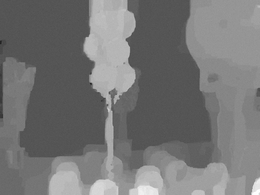
%> input picture img1.bmp, 260 x 195 px, shrunk from 1024 x 768 before the run
$ octave --eval "result = extract_feature(imread('img1.bmp'));"   (GNU Octave 9; MATLAB toolbox functions it lacks are replaced by stand-ins)
%> lines starting %> are read from the running program, lines starting %| are printed output that depends on the picture
### TM_ori_feat.m
function [TM_feat ori_feat]=TM_ori_feat(img)

blkSZ = 8;       % Block size
order = blkSZ-1;
if size(img,3) == 3
    img = rgb2gray(img);
end

img_dst = makeeven_func(img);  % Eeven size for computing moments
img_dst = double(img_dst);

%% compute gradient
[grad1x,grad1y]=gradient(img_dst);
img_gradient11=((grad1x).^2+(grad1y).^2).^0.5;
%% Tchebichef moment
TM_feat = TM_En_Func(img_gradient11,order,blkSZ);

%% orientation-histogram
[grad1x,grad1y]=gradient(double(img));
grad=((grad1x).^2+(grad1y).^2).^0.5;
weightmap = grad;
oriHist = [];
theta=atan2(grad1y,grad1x)*180/pi;
TH=[-150:30:180;...
    -180:30:150];
 for k=1:12
     idx = find(theta<TH(1,k) & theta>=TH(2,k));
     kval = sum(weightmap(idx));
     oriHist = [oriHist kval];
 end
ori_feat(1,1:12)=oriHist;
end

### makeeven_func.m
%% make the image matrix to be even by even, so the moment can be correctly computed
function A2 = makeeven_func(A)

[H,W]=size(A);

if mod(H,2)==1 && mod(W,2)==1
    A2=A( 1:(H-1), 1:(W-1) );
elseif mod(H,2)==1 && mod(W,2)==0
    A2=A( 1:(H-1), : );
elseif mod(H,2)==0 && mod(W,2)==1
    A2=A( :, 1:(W-1));
else A2=A;
end

### block_func.m
%================================================================
% Divide image into blocks and compute block variances
%================================================================
function [dst_block,r,c]=block_func(img_dst,blkSZ)

[m n z] = size(img_dst);
if z > 1
    img_dst = rgb2gray(img_dst);
end

img_dst=double(img_dst);

rb = blkSZ;
cb = blkSZ;

r = floor(m/rb);
c = floor(n/cb);

dst_block=zeros(rb*cb,r*c);

k=0;
for i=1:r
    for j=1:c
        k=k+1;
        row = (rb*(i-1)+1):rb*i;
        col = (cb*(j-1)+1):cb*j;
        dst_temp = img_dst(row,col);
        dst_block(:,k)=dst_temp(:);
    end
end

### TM_En_Func.m
function feat_E = TM_En_Func(img_gradient,order,blkSZ)


ord1=[1,8];
ord2=[2,9,16];
ord3=[3,10,17,24];
ord4=[4,11,18,25,32];
ord5=[5,12,19,26,33,40];
ord6=[6,13,20,27,34,41,48];
ord7=[7,14,21,28,35,42,49,56];
ord8=[15,22,29,36,43,50,57];
ord9=[23,30,37,44,51,58];
ord10=[31,38,45,52,59];
ord11=[39,46,53,60];
ord12=[47,54,61];
ord13=[55,62];
ord14=[63];

if (~exist('order'))
   order = blkSZ-1;
end

if (~exist('blkSZ'))
   blkSZ = 8;
end

[img_block,Rnum,Cnum]=block_func(img_gradient,blkSZ);
  E0=0;
  E1=0;
  E2=0;
  E3=0;
  E4=0;
  E5=0;
  E6=0;
  E7=0;
  E8=0;
  E9=0;
  E10=0;
  E11=0;
  E12=0;
  E13=0;
  E14=0;

for k=1:size(img_block,2)

   block = reshape(img_block(:,k),blkSZ,blkSZ);
   mmt = TM_function(block,order);       % Tchebichef moment
   en0=(mmt(1,1).^2);
   mmt(1,1)=6658566.66554; % remove DC component
   mmt(mmt==6658566.66554)=[];

   en1=sum(([mmt(ord1(1)) mmt(ord1(2))].^2));
   en2=sum(([mmt(ord2(1)) mmt(ord2(2)) mmt(ord2(3))].^2));
   en3=sum(([mmt(ord3(1)) mmt(ord3(2)) mmt(ord3(3)) mmt(ord3(4))].^2));
   en4=sum(([mmt(ord4(1)) mmt(ord4(2)) mmt(ord4(3)) mmt(ord4(4)) mmt(ord4(5))].^2));
   en5=sum(([mmt(ord5(1)) mmt(ord5(2)) mmt(ord5(3)) mmt(ord5(4)) mmt(ord5(5)) mmt(ord5(6))].^2));
   en6=sum(([mmt(ord6(1)) mmt(ord6(2)) mmt(ord6(3)) mmt(ord6(4)) mmt(ord6(5)) mmt(ord6(6)) mmt(ord6(7))].^2));
   en7=sum(([mmt(ord7(1)) mmt(ord7(2)) mmt(ord7(3)) mmt(ord7(4)) mmt(ord7(5)) mmt(ord7(6)) mmt(ord7(7)) mmt(ord7(8))].^2));
   en8=sum(([mmt(ord8(1)) mmt(ord8(2)) mmt(ord8(3)) mmt(ord8(4)) mmt(ord8(5)) mmt(ord8(6)) mmt(ord8(7)) ].^2));
   en9=sum(([mmt(ord9(1)) mmt(ord9(2)) mmt(ord9(3)) mmt(ord9(4)) mmt(ord9(5)) mmt(ord9(6)) ].^2));
   en10=sum(([mmt(ord10(1)) mmt(ord10(2)) mmt(ord10(3)) mmt(ord10(4)) mmt(ord10(5)) ].^2));
   en11=sum(([mmt(ord11(1)) mmt(ord11(2)) mmt(ord11(3)) mmt(ord11(4)) ].^2));
   en12=sum(([mmt(ord12(1)) mmt(ord12(2)) mmt(ord12(3))  ].^2));
   en13=sum(([mmt(ord13(1)) mmt(ord13(2))  ].^2));
   en14=sum(([mmt(ord14(1)) ].^2));

   E0=E0+en0 ;  % DC 0쌓콘좆
   E1=E1+en1;
   E2=E2+en2;
   E3=E3+en3;
   E4=E4+en4;
   E5=E5+en5;
   E6=E6+en6;
   E7=E7+en7;
   E8=E8+en8;
   E9=E9+en9;
   E10=E10+en10;
   E11=E11+en11;
   E12=E12+en12;
   E13=E13+en13;
   E14=E14+en14;


end

feat_E=[E1+E2+E3+E4 E5+E6+E7+E8+E9 E10+E11+E12+E13+E14];

end

### TM_function.m
function [MMT]=TM_function(img,ord)
%% set order
[NX NY]=size(img);
n=ord;   % x-order
m=ord;   % y-order
%% compute kernel
Tx=TM_Kernel_Mukundan(NX,n);  % x- kernel
% Tx = renormalize(Tx);
Ty=TM_Kernel_Mukundan(NY,m); % y- kernel
% Ty = renormalize(Ty);
%% compute moment

%% compute Tchebichef moment
MMT = Ty*double(img)*Tx';

% [23 lines of commented-out code are left out]

### TM_Kernel_Mukundan.m
%% Tchebichef kernel function: R. Mukundan, "Some Computational Aspects of Discrete
%Orthonormal Moments", IEEE Trans. Image Process., vol.13, no.8,
%pp.1055-1059, 2004.
function T=TM_Kernel_Mukundan(N,p)

T = zeros(p+1,N);
c0 = 0;
c1 = 0;
c3 = 0;
c4 = 0;
T(1,1) =  1/sqrt(N);
%% 论文中的公式(18)求出每个阶数对应x=0处的函数值
for n = 1:p
    c0 = -sqrt((N-n)/(N+n)) * sqrt((2*n+1)/(2*n-1));
    T(n+1,1) = c0*T(n,1); % 每一行第一个元素迭代过程，即x=0的情况
end
%% 论文中的公式(19)求出每个阶数对应x=1处的函数值
for n = 0:p
    c1 = 1 + ( n*(1+n)/(1-N) );
    T(n+1,2) = c1*T(n+1,1);
end
%% 下面利用论文中的公式(20)迭代求出其他x处的函数值
for x = 2:(N/2-1) % 只求出左半边的值，然后根据对称关系求出右半部分的值
    for n = 0:p
        c3 =(-n*(n+1)-(2*x-1)*(x-N-1)-x)/(x*(N-x));
        c4 = (x-1)*(x-N-1)/(x*(N-x));
        T(n+1,x+1) = c3*T(n+1,x)+c4*T(n+1,x-1);
    end
end

%% 下面利用对称关系(文中公式22)求右半部分的函数值
for n=0:p
    for x=(N/2+1):N
        T(n+1,x)=(-1)^n*T(n+1,N-x+1);
    end
end

% figure,plot(0:(N-1),T)
% xlim([0 N])

### extract_feature.m
function [feat feat2]=extract_feature(img)
feat=[];
feat2=[];
img1=img;
[m,n]=size(img1);

w=fspecial('gaussian',[3 3]);
[TM_feat ori_feat]=TM_ori_feat(img1);
feat=[feat TM_feat];
feat2=[feat2 ori_feat];

%% 一次
img2=imresize(imfilter(img1,w),[m/2 n/2]);
[TM_feat ori_feat]=TM_ori_feat(img2);
feat=[feat TM_feat];
feat2=[feat2 ori_feat];

%% 两次
img3=imresize(imfilter(img2,w),[m/4 n/4]);
[TM_feat ori_feat]=TM_ori_feat(img3);
feat=[feat TM_feat];
feat2=[feat2 ori_feat];

%% 三次
img4=imresize(imfilter(img3,w),[m/8 n/8]);
[TM_feat ori_feat]=TM_ori_feat(img4);
feat=[feat TM_feat];
feat2=[feat2 ori_feat];

%% 四次
img5=imresize(imfilter(img4,w),[m/16 n/16]);
[TM_feat ori_feat]=TM_ori_feat(img5);
feat=[feat TM_feat];
feat2=[feat2 ori_feat];
end
%> in extract_feature, img1 is the input picture: size 195x260x3 uint8; min 32, max 255, mean 117.9
%> after the loop in block_func, `for i=1:r`:
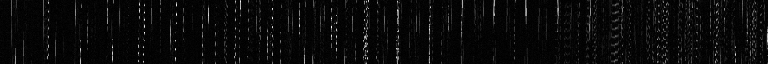
%> dst_block: size 64x768 double; min 0, max 67.94, mean 2.9; drawn with min black and max white
%> after the loop in block_func, `for i=1:r`: k = 768
%> in TM_En_Func, `[img_block,Rnum,Cnum]=block_func(img_gradient,blkSZ);`: Rnum = 24; Cnum = 32
%> the loop in TM_En_Func, `for k=1:size(img_block,2)` made 768 passes
%> (en0, en1, en2, en3, en4, en5, en6, en7) on passes 1 to 3: (92.82, 0.65, 2.16, 3.75, 3.52, 3.48, 3.69, 2.06), (94.14, 12.7, 12.45, 7.4, 0.925, 1.76, 0.813, 1.79), (104.7, 0.109, 0.119, 2.78, 0.742, 1.72, 2.4, 1.43)
%> in extract_feature, `img2=imresize(imfilter(img1,w),[m/2 n/2]);`:
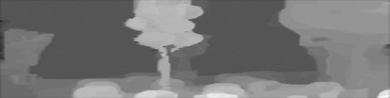
%> img2: size 98x390x3 uint8; min 32, max 255, mean 117.6
%> in TM_ori_feat (call 2), `[grad1x,grad1y]=gradient(img_dst);`:
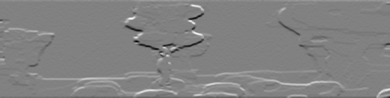
%> grad1y: size 98x390 double; min -51.5, max 50, mean 0.5; drawn with min black and max white
%> in TM_ori_feat (call 2), `img_gradient11=((grad1x).^2+(grad1y).^2).^0.5;`:
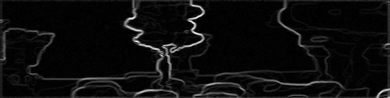
%> img_gradient11: size 98x390 double; min 0, max 53.37, mean 2.8; drawn with min black and max white
%> call 2 of block_func, with blkSZ = 8
%> after the loop in block_func (call 2), `for i=1:r`:
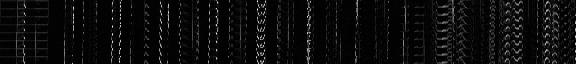
%> dst_block: size 64x576 double; min 0, max 53.37, mean 2.7; drawn with min black and max white
%> call 3 of block_func, with blkSZ = 8
%> after the loop in block_func (call 3), `for i=1:r`:
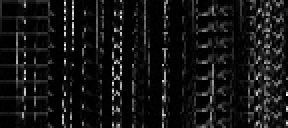
%> dst_block: size 64x144 double (shown 2 times larger); min 0, max 56.85, mean 4.5; drawn with min black and max white
%> in TM_ori_feat (call 4), `theta=atan2(grad1y,grad1x)*180/pi;`:
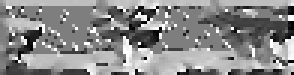
%> theta: size 25x98 double (shown 3 times larger); min -178.5, max 180, mean 15.7; drawn with min black and max white
